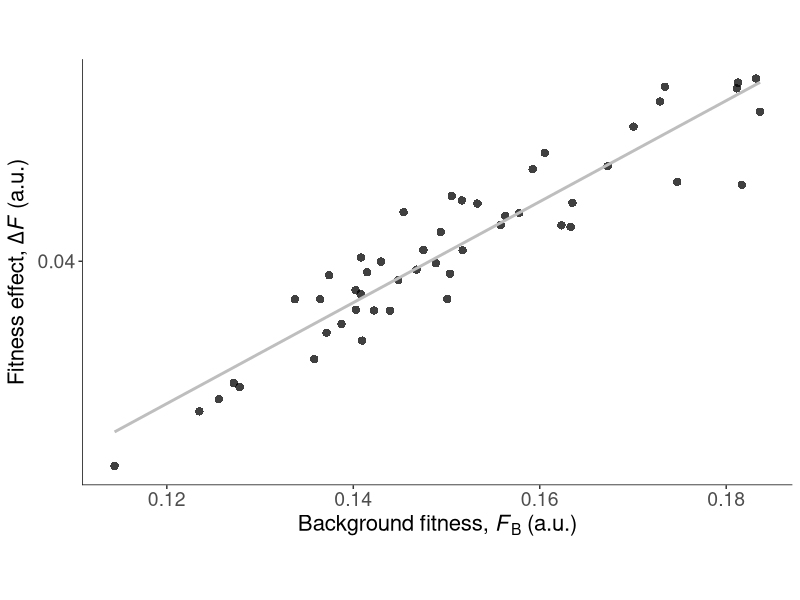

The R script that drew this image: (Note: this script raises an error after producing the figure.)
rm(list = ls())
library(deSolve)
library(ggplot2)
library(tidyr)
library(scales)

# model formulation: dynamics of intracellular antibiotic
dAdt <- function(t, state, params) with(as.list(c(state, params)),
                                        {
                                          dA_in <- v0*(A_out - A_in) - v1*E*A_in/(K1 + A_in) - v2*P*A_in/(K2 + A_in)       # internal antibiotic dynamics
                                          return(list(c(dA_in)))
                                        })

params <- c(
  v0 = 1,         # passive rate of internalization
  A_out = 500,    # extracellular antibiotic concentration
  v1 = 1,         # active degradation rate
  K1 = 50,        # internal concentration for half-max rate of degradation
  E = 0,          # enzyme concentration
  v2 = 1,         # active pumping rate
  K2 = 50,        # internal concentration for half-max rate of pumping
  P = 0           # pump concentration
)

state <- c(
  A_in = 0        # initial intracellular concentration
)

# how does fitness depend on intracellular antibiotic?
f_vs_Ain <- function(A_in, Fmax = 1, Kf = 50) Fmax * Kf/(Kf + A_in)

# background strains (enzyme expression normally distributed with avg. 250 and sd 50)
df <- data.frame(strain_id = 1:50,
                 E_background = rnorm(50, 250, 50),
                 P_background = 0)
df$E_plasmid <- df$E_background # + rnorm(nrow(df), 100, 10) # effect of plasmid acquisition: enzyme expression remains the same
df$P_plasmid <- df$P_background + rnorm(nrow(df), 100, 5) # effect of plasmid acquisition: pump expression increases by 100 +- 20 units

df$fitness_background <- NA
df$fitness_plasmid <- NA

# integrate equations
times <- seq(0, 24, by = 0.1)
for (i in 1:nrow(df)) {
  
  params['E'] <- df$E_background[i]
  params['P'] <- df$P_background[i]
  out <- as.data.frame(ode(y = state, times = times, func = dAdt, parms = params))
  out <- gather(out, variable, value, 2:ncol(out), factor_key=TRUE)
  
  df$fitness_background[i] <- f_vs_Ain(out$value[out$time == times[length(times)]])
  
  params['E'] <- df$E_plasmid[i]
  params['P'] <- df$P_plasmid[i]
  out <- as.data.frame(ode(y = state, times = times, func = dAdt, parms = params))
  out <- gather(out, variable, value, 2:ncol(out), factor_key=TRUE)
  
  df$fitness_plasmid[i] <- f_vs_Ain(out$value[out$time == times[length(times)]])
  
}

df$fitness_effect <- df$fitness_plasmid - df$fitness_background

ggplot(df,
       aes(x = fitness_background, y = fitness_effect)) +
  geom_point(color = 'black',
             shape = 16,
             cex = 2.5,
             alpha = 0.75) +
  geom_smooth(method = 'lm',
              formula = y ~ x,
              se = F,
              fullrange = T,
              color = 'gray') +
  scale_x_continuous(breaks = pretty_breaks(n = 3),
                     name = expression(paste('Background fitness, ', italic(F)[B], ' (a.u.)', sep = ''))) +
  scale_y_continuous(breaks = pretty_breaks(n = 2),
                     name = expression(paste('Fitness effect, ', Delta*italic(F), ' (a.u.)', sep = ''))) +
  theme_bw() + 
  theme(aspect.ratio = 0.6,
        panel.grid = element_blank(),
        strip.background = element_blank(),
        legend.position = 'bottom',
        legend.text = element_text(vjust = 0),
        axis.title = element_text(size = 16),
        axis.text = element_text(size = 14),
        panel.border = element_blank()) +
  annotate("segment", x=-Inf, xend=Inf, y=-Inf, yend=-Inf, linewidth=0.5) +
  annotate("segment", x=-Inf, xend=-Inf, y=-Inf, yend=Inf, linewidth=0.5)

ggsave(filename = paste('./plots/model2_dF_vs_FB.pdf', sep = ''),
       width = 85,
       height = 85,
       units = 'mm',
       limitsize = F)
